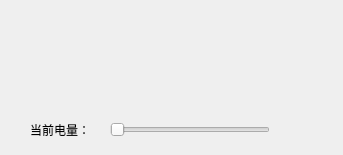
<?xml version="1.0" encoding="UTF-8"?>
<ui version="4.0">
 <class>Widget</class>
 <widget class="QWidget" name="Widget">
  <property name="geometry">
   <rect>
    <x>0</x>
    <y>0</y>
    <width>343</width>
    <height>155</height>
   </rect>
  </property>
  <property name="windowTitle">
   <string>Widget</string>
  </property>
  <widget class="QmyBattery" name="widget" native="true">
   <property name="geometry">
    <rect>
     <x>50</x>
     <y>20</y>
     <width>241</width>
     <height>81</height>
    </rect>
   </property>
   <widget class="QmyCursor" name="widget_2" native="true">
    <property name="geometry">
     <rect>
      <x>10</x>
      <y>20</y>
      <width>41</width>
      <height>41</height>
     </rect>
    </property>
   </widget>
  </widget>
  <widget class="QSlider" name="horizontalSlider">
   <property name="geometry">
    <rect>
     <x>110</x>
     <y>120</y>
     <width>160</width>
     <height>19</height>
    </rect>
   </property>
   <property name="maximum">
    <number>100</number>
   </property>
   <property name="orientation">
    <enum>Qt::Horizontal</enum>
   </property>
  </widget>
  <widget class="QLabel" name="label">
   <property name="geometry">
    <rect>
     <x>30</x>
     <y>120</y>
     <width>71</width>
     <height>20</height>
    </rect>
   </property>
   <property name="text">
    <string>当前电量：</string>
   </property>
  </widget>
 </widget>
 <layoutdefault spacing="6" margin="11"/>
 <customwidgets>
  <customwidget>
   <class>QmyBattery</class>
   <extends>QWidget</extends>
   <header location="global">qmybattery.h</header>
   <container>1</container>
  </customwidget>
  <customwidget>
   <class>QmyCursor</class>
   <extends>QWidget</extends>
   <header location="global">qmycursor.h</header>
   <container>1</container>
  </customwidget>
 </customwidgets>
 <resources/>
 <connections/>
</ui>
